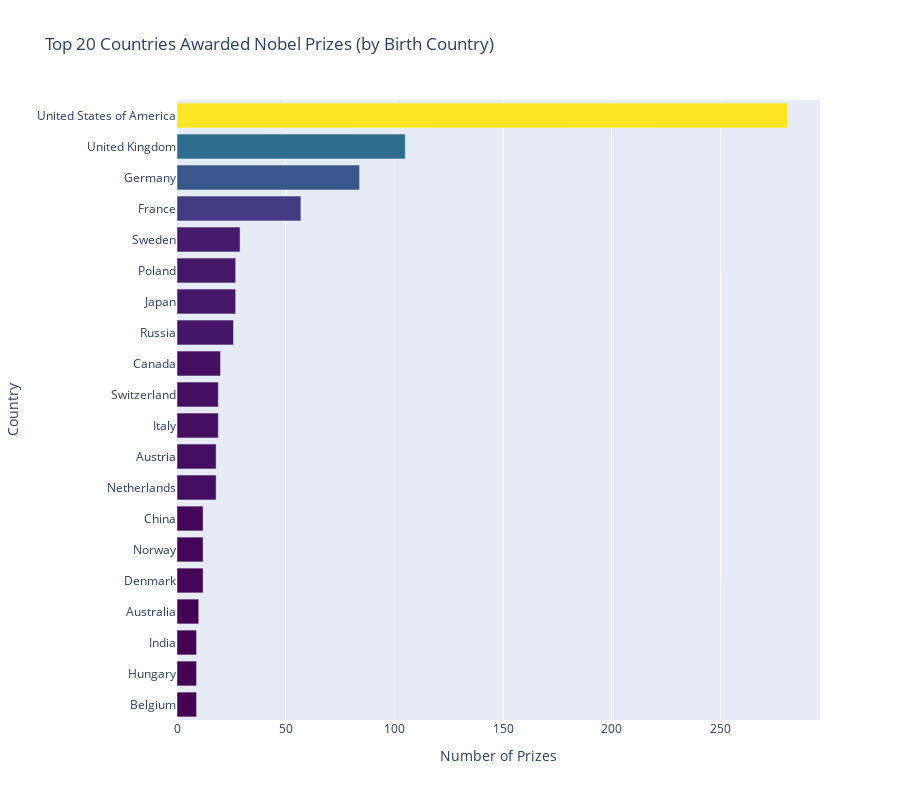

Notebook source saved alongside this figure:
### Code cell
top_20_countries = df_data.groupby(by='birth_country_current', as_index=False).agg({'prize':pd.Series.count})
top_20_countries = top_20_countries.sort_values(by='prize')[-20:]

h_bar = px.bar(top_20_countries, y='birth_country_current', x='prize',  
              title='Top 20 Countries Awarded Nobel Prizes (by Birth Country)', 
              labels={'birth_country_current':'Country', 'prize':'Number of Prizes'},
              orientation='h',
              color='prize',
              color_continuous_scale='Viridis',
              height=800)

h_bar.update_layout(yaxis_dtick=1,
                    coloraxis_showscale=False)

h_bar.show()

### Figure 1 — Plotly figure (JSON) as saved in the notebook; plotly's stock layout.template omitted (floating-point values rounded to 4 significant figures)
{"data": [{"alignmentgroup": "True", "hovertemplate": "Number of Prizes=%{marker.color}<br>Country=%{y}<extra></extra>", "legendgroup": "", "marker": {"color": [9, 9, 9, 10, 12, 12, 12, 18, 18, 19, 19, 20, 26, 27, 27, 29, 57, 84, 105, 281], "coloraxis": "coloraxis", "pattern": {"shape": ""}}, "name": "", "offsetgroup": "", "orientation": "h", "showlegend": false, "textposition": "auto", "type": "bar", "x": [9, 9, 9, 10, 12, 12, 12, 18, 18, 19, 19, 20, 26, 27, 27, 29, 57, 84, 105, 281], "xaxis": "x", "y": ["Belgium", "Hungary", "India", "Australia", "Denmark", "Norway", "China", "Netherlands", "Austria", "Italy", "Switzerland", "Canada", "Russia", "Japan", "Poland", "Sweden", "France", "Germany", "United Kingdom", "United States of America"], "yaxis": "y"}], "layout": {"barmode": "relative", "coloraxis": {"colorbar": {"title": {"text": "Number of Prizes"}}, "colorscale": [[0, "#440154"], [0.1111, "#482878"], [0.2222, "#3e4989"], [0.3333, "#31688e"], [0.4444, "#26828e"], [0.5556, "#1f9e89"], [0.6667, "#35b779"], [0.7778, "#6ece58"], [0.8889, "#b5de2b"], [1, "#fde725"]], "showscale": false}, "height": 800, "legend": {"tracegroupgap": 0}, "title": {"text": "Top 20 Countries Awarded Nobel Prizes (by Birth Country)"}, "xaxis": {"anchor": "y", "domain": [0, 1], "title": {"text": "Number of Prizes"}}, "yaxis": {"anchor": "x", "domain": [0, 1], "dtick": 1, "title": {"text": "Country"}}}}
